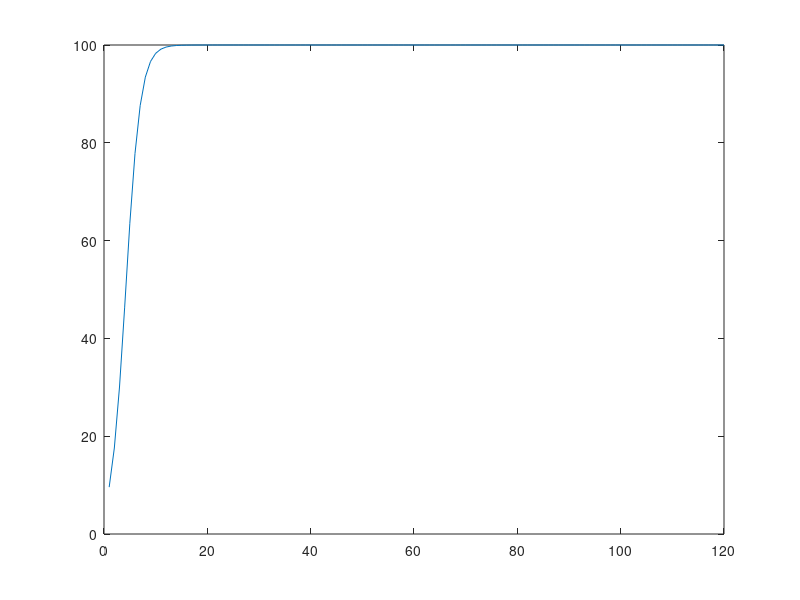

Recreate this plot in MATLAB. (Note: this script raises an error after producing the figure.)
% Calculating Liver Performance of a Human Patient
clc;
clear all;
close all;

hrs = 120;
P0 = 0.05;              % Ability to excrete bilirubin
%matrate = 0.;         % Maturity Rate of Liver
P0 = 0.05;              % Ability to excrete bilirubin
r_m = 0.7;    % Maturity Rate Vector
time = 1:1:hrs;

for t = 1:length(time)
    P(t) = P0/(P0 + (1-P0)*exp(-r_m*t))
 
end
Percentage = P .* 100; %
p1 = plot(time,Percentage)
p1.LineWidth = 2;

hold on

hrs = 120;
matrate = 0.01; % Maturity Rate of Liver
P0 = 0.05; % Ability to excrete bilirubin
r_m = 0.09; % Maturity Rate Vector
time = 1:1:hrs;

for t = 1:length(time)
    P(t) = P0/(P0 + (1-P0)*exp(-r_m*t))
 
end
Percentage = P .* 100; %
p2 = plot(time,Percentage,':')
p2.LineWidth = 1;
p2.Marker = '*';

xlabel('Time (Hrs)'), ylabel('Percentage of Liver Performance')
title('Liver Performance Graph'), grid on,
legend('4% Mat. Rate r_m = 0.7', '%0.1 Mat. Rate r_m = 0.09')

